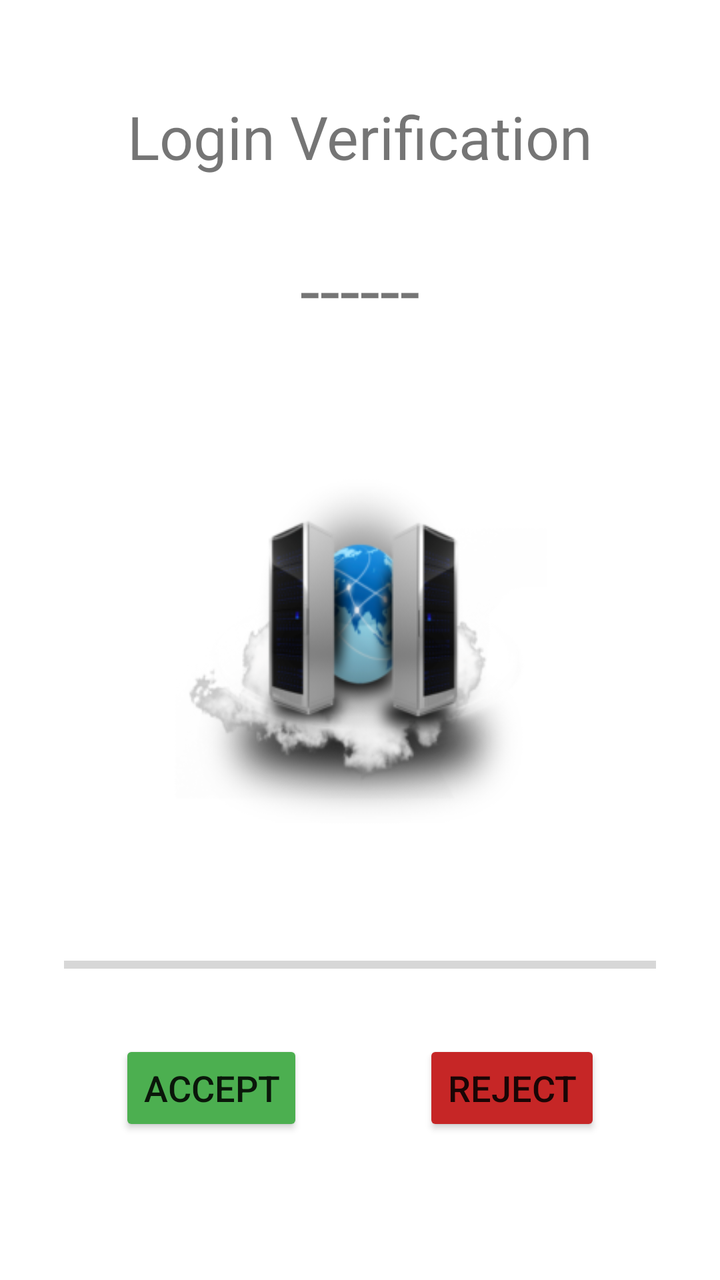
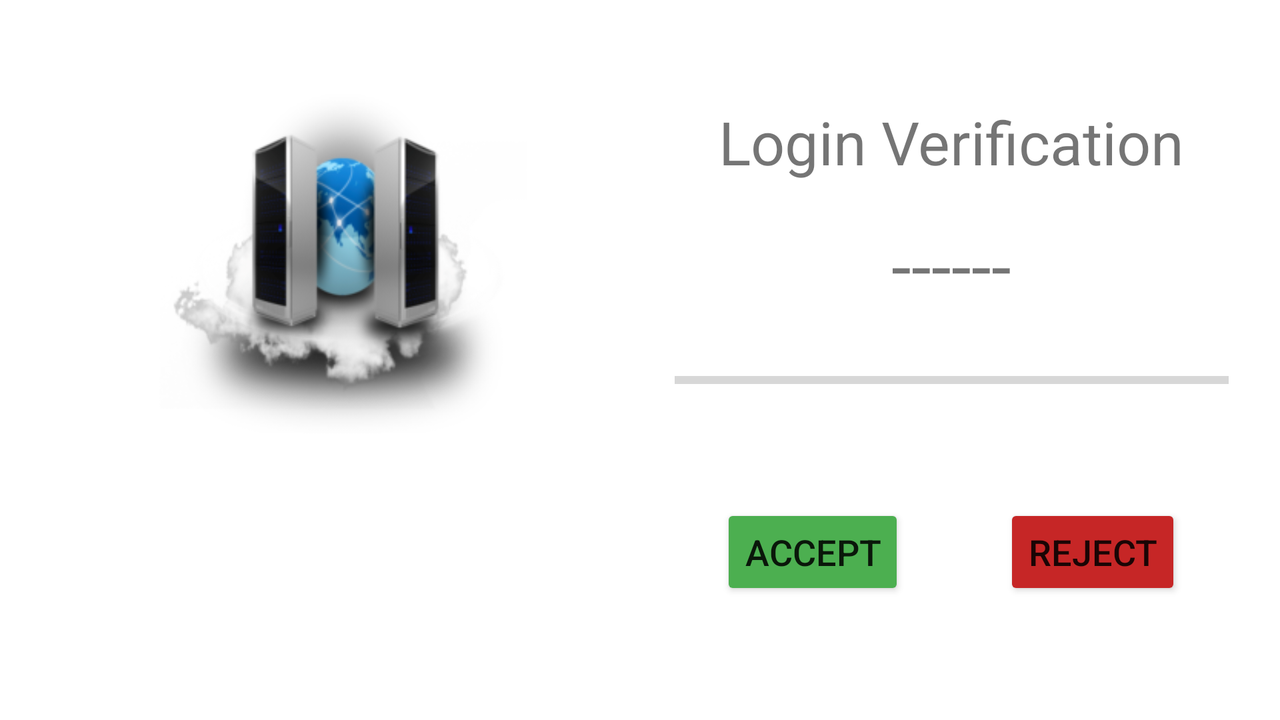

An Android layout and its configuration variant, each rendered on a device that would load it. The default file and the variant file are quoted in full after the pictures.
<!-- AndroidManifest.xml: application theme Theme.MeshCentralAgent -->
<!-- res/layout/fragment_auth.xml -->
<?xml version="1.0" encoding="utf-8"?>
<androidx.constraintlayout.widget.ConstraintLayout xmlns:android="http://schemas.android.com/apk/res/android"
    xmlns:app="http://schemas.android.com/apk/res-auto"
    xmlns:tools="http://schemas.android.com/tools"
    android:id="@+id/frameLayout2"
    android:layout_width="match_parent"
    android:layout_height="match_parent"
    tools:context=".AuthFragment">

    

    <TextView
        android:id="@+id/authTopText1"
        android:layout_width="wrap_content"
        android:layout_height="wrap_content"
        android:layout_marginTop="48dp"
        android:text="@string/loginVerification"
        android:textSize="30sp"
        app:layout_constraintEnd_toEndOf="parent"
        app:layout_constraintStart_toStartOf="parent"
        app:layout_constraintTop_toTopOf="parent" />

    <ImageView
        android:id="@+id/authMainImage"
        android:layout_width="334dp"
        android:layout_height="252dp"
        android:layout_marginTop="24dp"
        android:contentDescription="@string/authenticating"
        android:src="@mipmap/ic_launcher_foreground"
        app:layout_constraintEnd_toEndOf="parent"
        app:layout_constraintHorizontal_bias="0.519"
        app:layout_constraintStart_toStartOf="parent"
        app:layout_constraintTop_toBottomOf="@+id/authTopText2" />

    <Button
        android:id="@+id/authAcceptButton"
        android:layout_width="wrap_content"
        android:layout_height="wrap_content"
        android:layout_marginBottom="72dp"
        android:backgroundTint="#4CAF50"
        android:text="@string/accept"
        android:textSize="18sp"
        app:layout_constraintBottom_toBottomOf="parent"
        app:layout_constraintEnd_toStartOf="@+id/authRejectButton"
        app:layout_constraintHorizontal_bias="0.5"
        app:layout_constraintStart_toStartOf="parent" />

    <Button
        android:id="@+id/authRejectButton"
        android:layout_width="wrap_content"
        android:layout_height="wrap_content"
        android:layout_marginBottom="72dp"
        android:backgroundTint="#C62626"
        android:text="@string/reject"
        android:textSize="18sp"
        app:layout_constraintBottom_toBottomOf="parent"
        app:layout_constraintEnd_toEndOf="parent"
        app:layout_constraintHorizontal_bias="0.5"
        app:layout_constraintStart_toEndOf="@+id/authAcceptButton" />

    <TextView
        android:id="@+id/authTopText2"
        android:layout_width="wrap_content"
        android:layout_height="48dp"
        android:layout_marginTop="32dp"
        android:text="@string/authCode"
        android:textSize="36sp"
        app:layout_constraintEnd_toEndOf="parent"
        app:layout_constraintStart_toStartOf="parent"
        app:layout_constraintTop_toBottomOf="@+id/authTopText1" />

    <ProgressBar
        android:id="@+id/authProgressBar"
        style="?android:attr/progressBarStyleHorizontal"
        android:layout_width="0dp"
        android:layout_height="wrap_content"
        android:layout_marginStart="32dp"
        android:layout_marginEnd="32dp"
        app:layout_constraintBottom_toTopOf="@+id/authAcceptButton"
        app:layout_constraintEnd_toEndOf="parent"
        app:layout_constraintStart_toStartOf="parent"
        app:layout_constraintTop_toBottomOf="@+id/authMainImage" />

</androidx.constraintlayout.widget.ConstraintLayout>
<!-- resources referenced by this layout -->
<resources>
  <!-- mipmap ic_launcher_foreground: png bitmap (mipmap-hdpi, 19509 bytes) -->
  <string name="accept">Accept</string>
  <string name="authCode">------</string>
  <string name="authenticating">Authenticating</string>
  <string name="loginVerification">Login Verification</string>
  <string name="reject">Reject</string>
  <style name="Theme.MeshCentralAgent" parent="Theme.MaterialComponents.DayNight.DarkActionBar">
          
          <item name="colorPrimary">@color/mesh_blue</item>
          <item name="colorPrimaryVariant">@color/mesh_blue_dark</item>
          <item name="colorOnPrimary">@color/white</item>
          
          <item name="colorSecondary">@color/mesh_blue_light</item>
          <item name="colorSecondaryVariant">@color/mesh_blue</item>
          <item name="colorOnSecondary">@color/black</item>
          
          <item name="android:statusBarColor" tools:targetApi="l">?attr/colorPrimaryVariant</item>
          
      </style>
  <color name="mesh_blue">#215487</color>
  <color name="mesh_blue_dark">#052F59</color>
  <color name="white">#FFFFFFFF</color>
  <color name="mesh_blue_light">#2C5E90</color>
  <color name="black">#FF000000</color>
</resources>
<!-- res/layout-land/fragment_auth.xml (the author's variant of the layout above) -->
<!-- drawn on the phone turned sideways -->
<?xml version="1.0" encoding="utf-8"?>
<androidx.constraintlayout.widget.ConstraintLayout xmlns:android="http://schemas.android.com/apk/res/android"
    xmlns:app="http://schemas.android.com/apk/res-auto"
    xmlns:tools="http://schemas.android.com/tools"
    android:id="@+id/frameLayout2"
    android:layout_width="match_parent"
    android:layout_height="match_parent"
    tools:context=".AuthFragment">

    

    <TextView
        android:id="@+id/authTopText1"
        android:layout_width="wrap_content"
        android:layout_height="wrap_content"
        android:text="@string/loginVerification"
        android:textSize="30sp"
        app:layout_constraintBottom_toTopOf="@+id/authTopText2"
        app:layout_constraintEnd_toEndOf="parent"
        app:layout_constraintHorizontal_bias="0.505"
        app:layout_constraintStart_toEndOf="@+id/authMainImage"
        app:layout_constraintTop_toTopOf="parent"
        app:layout_constraintVertical_bias="0.747" />

    <ImageView
        android:id="@+id/authMainImage"
        android:layout_width="279dp"
        android:layout_height="249dp"
        android:layout_marginStart="32dp"
        android:contentDescription="@string/authenticating"
        android:src="@mipmap/ic_launcher_foreground"
        app:layout_constraintStart_toStartOf="parent"
        tools:layout_editor_absoluteY="82dp" />

    <Button
        android:id="@+id/authAcceptButton"
        android:layout_width="wrap_content"
        android:layout_height="wrap_content"
        android:layout_marginBottom="60dp"
        android:backgroundTint="#4CAF50"
        android:text="@string/accept"
        android:textSize="18sp"
        app:layout_constraintBottom_toBottomOf="parent"
        app:layout_constraintEnd_toStartOf="@+id/authRejectButton"
        app:layout_constraintHorizontal_bias="0.5"
        app:layout_constraintStart_toEndOf="@+id/authMainImage" />

    <Button
        android:id="@+id/authRejectButton"
        android:layout_width="wrap_content"
        android:layout_height="wrap_content"
        android:layout_marginBottom="60dp"
        android:backgroundTint="#C62626"
        android:text="@string/reject"
        android:textSize="18sp"
        app:layout_constraintBottom_toBottomOf="parent"
        app:layout_constraintEnd_toEndOf="parent"
        app:layout_constraintHorizontal_bias="0.5"
        app:layout_constraintStart_toEndOf="@+id/authAcceptButton" />

    <TextView
        android:id="@+id/authTopText2"
        android:layout_width="wrap_content"
        android:layout_height="48dp"
        android:layout_marginBottom="24dp"
        android:text="@string/authCode"
        android:textSize="36sp"
        app:layout_constraintBottom_toTopOf="@+id/authProgressBar"
        app:layout_constraintEnd_toEndOf="parent"
        app:layout_constraintHorizontal_bias="0.501"
        app:layout_constraintStart_toEndOf="@+id/authMainImage" />

    <ProgressBar
        android:id="@+id/authProgressBar"
        style="?android:attr/progressBarStyleHorizontal"
        android:layout_width="277dp"
        android:layout_height="20dp"
        android:layout_marginBottom="52dp"
        app:layout_constraintBottom_toTopOf="@+id/authRejectButton"
        app:layout_constraintEnd_toEndOf="parent"
        app:layout_constraintHorizontal_bias="0.508"
        app:layout_constraintStart_toEndOf="@+id/authMainImage" />

</androidx.constraintlayout.widget.ConstraintLayout>
